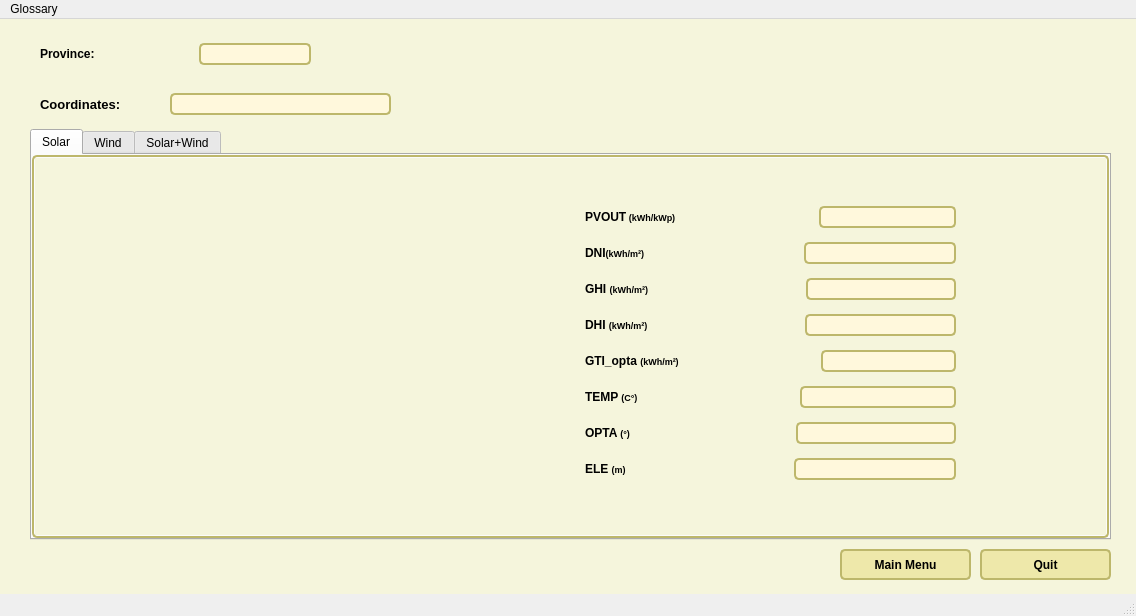
<?xml version="1.0" encoding="UTF-8"?>
<ui version="4.0">
 <class>MainWindow</class>
 <widget class="QMainWindow" name="MainWindow">
  <property name="geometry">
   <rect>
    <x>0</x>
    <y>0</y>
    <width>1136</width>
    <height>616</height>
   </rect>
  </property>
  <property name="windowTitle">
   <string>SolWind Turkey</string>
  </property>
  <property name="styleSheet">
   <string notr="true">.QWidget {
   background-color: beige;
}

/* Nice Windows-XP-style password character. */
QLineEdit[echoMode=&quot;2&quot;] {
    lineedit-password-character: 9679;
}

/* We provide a min-width and min-height for push buttons
   so that they look elegant regardless of the width of the text. */
QPushButton {
    background-color: palegoldenrod;
    border-width: 2px;
    border-color: darkkhaki;
    border-style: solid;
    border-radius: 5;
    padding: 3px;
    min-width: 9ex;
    min-height: 2.5ex;
}

QPushButton:hover {
   background-color: khaki;
}

/* Increase the padding, so the text is shifted when the button is
   pressed. */
QPushButton:pressed {
    padding-left: 5px;
    padding-top: 5px;
    background-color: #d0d67c;
}

QLabel, QAbstractButton {
    font: bold;
}

/* Mark mandatory fields with a brownish color. */
.mandatory {
    color: brown;
}

/* Bold text on status bar looks awful. */
QStatusBar QLabel {
   font: normal;
}

QStatusBar::item {
    border-width: 1;
    border-color: darkkhaki;
    border-style: solid;
    border-radius: 2;
}

QComboBox, QLineEdit, QSpinBox, QTextEdit, QListView {
    background-color: cornsilk;
    selection-color: #0a214c; 
    selection-background-color: #C19A6B;
}

QListView {
    show-decoration-selected: 1;
}

QListView::item:hover {
    background-color: wheat;
}

/* We reserve 1 pixel space in padding. When we get the focus,
   we kill the padding and enlarge the border. This makes the items
   glow. */
QLineEdit, QFrame {
    border-width: 2px;
    padding: 1px;
    border-style: solid;
    border-color: darkkhaki;
    border-radius: 5px;
}

/* As mentioned above, eliminate the padding and increase the border. */
QLineEdit:focus, QFrame:focus {
    border-width: 3px;
    padding: 0px;
}

/* A QLabel is a QFrame ... */
QLabel {
    border: none;
    padding: 0;
    background: none;
}

/* A QToolTip is a QLabel ... */
QToolTip {
    border: 2px solid darkkhaki;
    padding: 5px;
    border-radius: 3px;
    opacity: 200;
}

/* Nice to have the background color change when hovered. */
QRadioButton:hover, QCheckBox:hover {
    background-color: wheat;
}

/* Force the dialog's buttons to follow the Windows guidelines. */
QDialogButtonBox {
    button-layout: 0;
}</string>
  </property>
  <widget class="QWidget" name="centralwidget">
   <widget class="QTabWidget" name="tabWidget">
    <property name="geometry">
     <rect>
      <x>30</x>
      <y>110</y>
      <width>1081</width>
      <height>411</height>
     </rect>
    </property>
    <property name="currentIndex">
     <number>0</number>
    </property>
    <widget class="QWidget" name="tab_solar">
     <attribute name="title">
      <string>Solar</string>
     </attribute>
     <widget class="QWidget" name="layoutWidget">
      <property name="geometry">
       <rect>
        <x>550</x>
        <y>40</y>
        <width>371</width>
        <height>291</height>
       </rect>
      </property>
      <layout class="QVBoxLayout" name="verticalLayout">
       <item>
        <layout class="QHBoxLayout" name="horizontalLayout">
         <item>
          <widget class="QLabel" name="label_3">
           <property name="toolTip">
            <string>Generated Solar Power</string>
           </property>
           <property name="whatsThis">
            <string>aaa</string>
           </property>
           <property name="text">
            <string>&lt;html&gt;&lt;head/&gt;&lt;body&gt;&lt;p&gt;&lt;span style=&quot; font-size:9pt;&quot;&gt;PVOUT&lt;/span&gt;&lt;span style=&quot; font-size:7pt;&quot;&gt; (kWh/kWp)&lt;/span&gt;&lt;/p&gt;&lt;/body&gt;&lt;/html&gt;</string>
           </property>
          </widget>
         </item>
         <item>
          <spacer name="horizontalSpacer">
           <property name="orientation">
            <enum>Qt::Horizontal</enum>
           </property>
           <property name="sizeHint" stdset="0">
            <size>
             <width>40</width>
             <height>20</height>
            </size>
           </property>
          </spacer>
         </item>
         <item>
          <widget class="QLineEdit" name="lnedt_pvout">
           <property name="font">
            <font>
             <pointsize>9</pointsize>
            </font>
           </property>
           <property name="text">
            <string/>
           </property>
           <property name="readOnly">
            <bool>true</bool>
           </property>
          </widget>
         </item>
        </layout>
       </item>
       <item>
        <layout class="QHBoxLayout" name="horizontalLayout_2">
         <item>
          <widget class="QLabel" name="label_4">
           <property name="toolTip">
            <string>Direct normal irradiation</string>
           </property>
           <property name="text">
            <string>&lt;html&gt;&lt;head/&gt;&lt;body&gt;&lt;p&gt;&lt;span style=&quot; font-size:9pt;&quot;&gt;DNI&lt;/span&gt;&lt;span style=&quot; font-size:7pt;&quot;&gt;(kWh/m²)&lt;/span&gt;&lt;/p&gt;&lt;/body&gt;&lt;/html&gt;</string>
           </property>
          </widget>
         </item>
         <item>
          <spacer name="horizontalSpacer_2">
           <property name="orientation">
            <enum>Qt::Horizontal</enum>
           </property>
           <property name="sizeHint" stdset="0">
            <size>
             <width>40</width>
             <height>20</height>
            </size>
           </property>
          </spacer>
         </item>
         <item>
          <widget class="QLineEdit" name="lnedt_dni">
           <property name="font">
            <font>
             <pointsize>9</pointsize>
            </font>
           </property>
           <property name="readOnly">
            <bool>true</bool>
           </property>
          </widget>
         </item>
        </layout>
       </item>
       <item>
        <layout class="QHBoxLayout" name="horizontalLayout_3">
         <item>
          <widget class="QLabel" name="label_13">
           <property name="toolTip">
            <string>Global horizontal irradiation</string>
           </property>
           <property name="text">
            <string>&lt;html&gt;&lt;head/&gt;&lt;body&gt;&lt;p&gt;&lt;span style=&quot; font-size:9pt;&quot;&gt;GHI &lt;/span&gt;&lt;span style=&quot; font-size:7pt;&quot;&gt;(kWh/m²)&lt;/span&gt;&lt;/p&gt;&lt;/body&gt;&lt;/html&gt;</string>
           </property>
          </widget>
         </item>
         <item>
          <spacer name="horizontalSpacer_3">
           <property name="orientation">
            <enum>Qt::Horizontal</enum>
           </property>
           <property name="sizeHint" stdset="0">
            <size>
             <width>40</width>
             <height>20</height>
            </size>
           </property>
          </spacer>
         </item>
         <item>
          <widget class="QLineEdit" name="lnedt_ghi">
           <property name="font">
            <font>
             <pointsize>9</pointsize>
            </font>
           </property>
           <property name="readOnly">
            <bool>true</bool>
           </property>
          </widget>
         </item>
        </layout>
       </item>
       <item>
        <layout class="QHBoxLayout" name="horizontalLayout_11">
         <item>
          <widget class="QLabel" name="label_19">
           <property name="toolTip">
            <string>Diffuse horizontal irradiation</string>
           </property>
           <property name="text">
            <string>&lt;html&gt;&lt;head/&gt;&lt;body&gt;&lt;p&gt;&lt;span style=&quot; font-size:9pt;&quot;&gt;DHI &lt;/span&gt;&lt;span style=&quot; font-size:7pt;&quot;&gt;(kWh/m²)&lt;/span&gt;&lt;/p&gt;&lt;/body&gt;&lt;/html&gt;</string>
           </property>
          </widget>
         </item>
         <item>
          <spacer name="horizontalSpacer_11">
           <property name="orientation">
            <enum>Qt::Horizontal</enum>
           </property>
           <property name="sizeHint" stdset="0">
            <size>
             <width>40</width>
             <height>20</height>
            </size>
           </property>
          </spacer>
         </item>
         <item>
          <widget class="QLineEdit" name="lnedt_dhi">
           <property name="font">
            <font>
             <pointsize>9</pointsize>
            </font>
           </property>
           <property name="readOnly">
            <bool>true</bool>
           </property>
          </widget>
         </item>
        </layout>
       </item>
       <item>
        <layout class="QHBoxLayout" name="horizontalLayout_4">
         <item>
          <widget class="QLabel" name="label_14">
           <property name="toolTip">
            <string>Global tilted irradiation at optimum angle</string>
           </property>
           <property name="text">
            <string>&lt;html&gt;&lt;head/&gt;&lt;body&gt;&lt;p&gt;&lt;span style=&quot; font-size:9pt;&quot;&gt;GTI_opta &lt;/span&gt;&lt;span style=&quot; font-size:7pt;&quot;&gt;(kWh/m²)&lt;/span&gt;&lt;/p&gt;&lt;/body&gt;&lt;/html&gt;</string>
           </property>
          </widget>
         </item>
         <item>
          <spacer name="horizontalSpacer_4">
           <property name="orientation">
            <enum>Qt::Horizontal</enum>
           </property>
           <property name="sizeHint" stdset="0">
            <size>
             <width>40</width>
             <height>20</height>
            </size>
           </property>
          </spacer>
         </item>
         <item>
          <widget class="QLineEdit" name="lnedt_gtiopta">
           <property name="font">
            <font>
             <pointsize>9</pointsize>
            </font>
           </property>
           <property name="readOnly">
            <bool>true</bool>
           </property>
          </widget>
         </item>
        </layout>
       </item>
       <item>
        <layout class="QHBoxLayout" name="horizontalLayout_5">
         <item>
          <widget class="QLabel" name="label_15">
           <property name="toolTip">
            <string>Air temperature</string>
           </property>
           <property name="text">
            <string>&lt;html&gt;&lt;head/&gt;&lt;body&gt;&lt;p&gt;&lt;span style=&quot; font-size:9pt;&quot;&gt;TEMP &lt;/span&gt;&lt;span style=&quot; font-size:7pt;&quot;&gt;(C°)&lt;/span&gt;&lt;/p&gt;&lt;/body&gt;&lt;/html&gt;</string>
           </property>
          </widget>
         </item>
         <item>
          <spacer name="horizontalSpacer_5">
           <property name="orientation">
            <enum>Qt::Horizontal</enum>
           </property>
           <property name="sizeHint" stdset="0">
            <size>
             <width>40</width>
             <height>20</height>
            </size>
           </property>
          </spacer>
         </item>
         <item>
          <widget class="QLineEdit" name="lnedt_temp">
           <property name="font">
            <font>
             <pointsize>9</pointsize>
            </font>
           </property>
           <property name="readOnly">
            <bool>true</bool>
           </property>
          </widget>
         </item>
        </layout>
       </item>
       <item>
        <layout class="QHBoxLayout" name="horizontalLayout_6">
         <item>
          <widget class="QLabel" name="label_16">
           <property name="toolTip">
            <string>Optimum tilt of PV modules</string>
           </property>
           <property name="text">
            <string>&lt;html&gt;&lt;head/&gt;&lt;body&gt;&lt;p&gt;&lt;span style=&quot; font-size:9pt;&quot;&gt;OPTA &lt;/span&gt;&lt;span style=&quot; font-size:7pt;&quot;&gt;(°)&lt;/span&gt;&lt;/p&gt;&lt;/body&gt;&lt;/html&gt;</string>
           </property>
          </widget>
         </item>
         <item>
          <spacer name="horizontalSpacer_6">
           <property name="orientation">
            <enum>Qt::Horizontal</enum>
           </property>
           <property name="sizeHint" stdset="0">
            <size>
             <width>40</width>
             <height>20</height>
            </size>
           </property>
          </spacer>
         </item>
         <item>
          <widget class="QLineEdit" name="lnedt_opta">
           <property name="font">
            <font>
             <pointsize>9</pointsize>
            </font>
           </property>
           <property name="readOnly">
            <bool>true</bool>
           </property>
          </widget>
         </item>
        </layout>
       </item>
       <item>
        <layout class="QHBoxLayout" name="horizontalLayout_7">
         <item>
          <widget class="QLabel" name="label_17">
           <property name="toolTip">
            <string>Terrain elevation</string>
           </property>
           <property name="text">
            <string>&lt;html&gt;&lt;head/&gt;&lt;body&gt;&lt;p&gt;&lt;span style=&quot; font-size:9pt;&quot;&gt;ELE &lt;/span&gt;&lt;span style=&quot; font-size:7pt;&quot;&gt;(m)&lt;/span&gt;&lt;/p&gt;&lt;/body&gt;&lt;/html&gt;</string>
           </property>
          </widget>
         </item>
         <item>
          <spacer name="horizontalSpacer_7">
           <property name="orientation">
            <enum>Qt::Horizontal</enum>
           </property>
           <property name="sizeHint" stdset="0">
            <size>
             <width>40</width>
             <height>20</height>
            </size>
           </property>
          </spacer>
         </item>
         <item>
          <widget class="QLineEdit" name="lnedt_ele">
           <property name="font">
            <font>
             <pointsize>9</pointsize>
            </font>
           </property>
           <property name="readOnly">
            <bool>true</bool>
           </property>
          </widget>
         </item>
        </layout>
       </item>
      </layout>
     </widget>
     <widget class="QLabel" name="label_5">
      <property name="geometry">
       <rect>
        <x>50</x>
        <y>30</y>
        <width>380</width>
        <height>330</height>
       </rect>
      </property>
      <property name="text">
       <string/>
      </property>
      <property name="scaledContents">
       <bool>true</bool>
      </property>
     </widget>
    </widget>
    <widget class="QWidget" name="tab_wind">
     <attribute name="title">
      <string>Wind</string>
     </attribute>
     <widget class="QWidget" name="layoutWidget">
      <property name="geometry">
       <rect>
        <x>630</x>
        <y>90</y>
        <width>291</width>
        <height>121</height>
       </rect>
      </property>
      <layout class="QVBoxLayout" name="verticalLayout_4">
       <item>
        <layout class="QHBoxLayout" name="horizontalLayout_17">
         <item>
          <widget class="QLabel" name="label_7">
           <property name="toolTip">
            <string>Generated Wind Power</string>
           </property>
           <property name="text">
            <string>&lt;html&gt;&lt;head/&gt;&lt;body&gt;&lt;p&gt;&lt;span style=&quot; font-size:9pt;&quot;&gt;POUT &lt;/span&gt;&lt;span style=&quot; font-size:7pt;&quot;&gt;(W/m²)&lt;/span&gt;&lt;/p&gt;&lt;/body&gt;&lt;/html&gt;</string>
           </property>
          </widget>
         </item>
         <item>
          <spacer name="horizontalSpacer_17">
           <property name="orientation">
            <enum>Qt::Horizontal</enum>
           </property>
           <property name="sizeHint" stdset="0">
            <size>
             <width>40</width>
             <height>20</height>
            </size>
           </property>
          </spacer>
         </item>
         <item>
          <widget class="QLineEdit" name="lnedt_pout">
           <property name="font">
            <font>
             <pointsize>9</pointsize>
            </font>
           </property>
           <property name="readOnly">
            <bool>true</bool>
           </property>
          </widget>
         </item>
        </layout>
       </item>
       <item>
        <layout class="QHBoxLayout" name="horizontalLayout_18">
         <item>
          <widget class="QLabel" name="label_8">
           <property name="toolTip">
            <string>Wind Speed</string>
           </property>
           <property name="text">
            <string>&lt;html&gt;&lt;head/&gt;&lt;body&gt;&lt;p&gt;&lt;span style=&quot; font-size:9pt;&quot;&gt;WS&lt;/span&gt;&lt;span style=&quot; font-size:7pt;&quot;&gt; (m/s)&lt;/span&gt;&lt;/p&gt;&lt;/body&gt;&lt;/html&gt;</string>
           </property>
          </widget>
         </item>
         <item>
          <spacer name="horizontalSpacer_18">
           <property name="orientation">
            <enum>Qt::Horizontal</enum>
           </property>
           <property name="sizeHint" stdset="0">
            <size>
             <width>40</width>
             <height>20</height>
            </size>
           </property>
          </spacer>
         </item>
         <item>
          <widget class="QLineEdit" name="lnedt_ws">
           <property name="font">
            <font>
             <pointsize>9</pointsize>
            </font>
           </property>
           <property name="readOnly">
            <bool>true</bool>
           </property>
          </widget>
         </item>
        </layout>
       </item>
       <item>
        <layout class="QHBoxLayout" name="horizontalLayout_19">
         <item>
          <widget class="QLabel" name="label_9">
           <property name="toolTip">
            <string>Height</string>
           </property>
           <property name="text">
            <string>&lt;html&gt;&lt;head/&gt;&lt;body&gt;&lt;p&gt;&lt;span style=&quot; font-size:9pt;&quot;&gt;h &lt;/span&gt;&lt;span style=&quot; font-size:7pt;&quot;&gt;(m)&lt;/span&gt;&lt;/p&gt;&lt;/body&gt;&lt;/html&gt;</string>
           </property>
          </widget>
         </item>
         <item>
          <spacer name="horizontalSpacer_19">
           <property name="orientation">
            <enum>Qt::Horizontal</enum>
           </property>
           <property name="sizeHint" stdset="0">
            <size>
             <width>40</width>
             <height>20</height>
            </size>
           </property>
          </spacer>
         </item>
         <item>
          <widget class="QLineEdit" name="lnedt_h">
           <property name="font">
            <font>
             <pointsize>9</pointsize>
            </font>
           </property>
           <property name="readOnly">
            <bool>true</bool>
           </property>
          </widget>
         </item>
        </layout>
       </item>
      </layout>
     </widget>
     <widget class="QLabel" name="label_6">
      <property name="geometry">
       <rect>
        <x>50</x>
        <y>30</y>
        <width>420</width>
        <height>330</height>
       </rect>
      </property>
      <property name="text">
       <string/>
      </property>
      <property name="scaledContents">
       <bool>true</bool>
      </property>
     </widget>
    </widget>
    <widget class="QWidget" name="tab_solarwind">
     <attribute name="title">
      <string>Solar+Wind</string>
     </attribute>
     <widget class="QWidget" name="layoutWidget">
      <property name="geometry">
       <rect>
        <x>100</x>
        <y>170</y>
        <width>391</width>
        <height>81</height>
       </rect>
      </property>
      <layout class="QVBoxLayout" name="verticalLayout_5">
       <item>
        <layout class="QHBoxLayout" name="horizontalLayout_22">
         <item>
          <widget class="QLabel" name="label_10">
           <property name="font">
            <font>
             <pointsize>10</pointsize>
             <weight>75</weight>
             <italic>false</italic>
             <bold>true</bold>
            </font>
           </property>
           <property name="toolTip">
            <string>Direct normal irradiation</string>
           </property>
           <property name="text">
            <string>&lt;html&gt;&lt;head/&gt;&lt;body&gt;&lt;p&gt;DNI &lt;span style=&quot; font-size:8pt;&quot;&gt;(kWh/m²)&lt;/span&gt;&lt;/p&gt;&lt;/body&gt;&lt;/html&gt;</string>
           </property>
          </widget>
         </item>
         <item>
          <spacer name="horizontalSpacer_22">
           <property name="orientation">
            <enum>Qt::Horizontal</enum>
           </property>
           <property name="sizeHint" stdset="0">
            <size>
             <width>40</width>
             <height>20</height>
            </size>
           </property>
          </spacer>
         </item>
         <item>
          <widget class="QLineEdit" name="lnedt_dni_hyb">
           <property name="font">
            <font>
             <pointsize>9</pointsize>
            </font>
           </property>
           <property name="readOnly">
            <bool>true</bool>
           </property>
          </widget>
         </item>
        </layout>
       </item>
       <item>
        <layout class="QHBoxLayout" name="horizontalLayout_21">
         <item>
          <widget class="QLabel" name="label_23">
           <property name="font">
            <font>
             <pointsize>10</pointsize>
             <weight>75</weight>
             <italic>false</italic>
             <bold>true</bold>
            </font>
           </property>
           <property name="toolTip">
            <string>Global horizontal irradiation</string>
           </property>
           <property name="text">
            <string>&lt;html&gt;&lt;head/&gt;&lt;body&gt;&lt;p&gt;GHI &lt;span style=&quot; font-size:8pt;&quot;&gt;(kWh/m²)&lt;/span&gt;&lt;/p&gt;&lt;/body&gt;&lt;/html&gt;</string>
           </property>
          </widget>
         </item>
         <item>
          <spacer name="horizontalSpacer_20">
           <property name="orientation">
            <enum>Qt::Horizontal</enum>
           </property>
           <property name="sizeHint" stdset="0">
            <size>
             <width>40</width>
             <height>20</height>
            </size>
           </property>
          </spacer>
         </item>
         <item>
          <widget class="QLineEdit" name="lnedt_ghi_hyb">
           <property name="font">
            <font>
             <pointsize>9</pointsize>
            </font>
           </property>
           <property name="readOnly">
            <bool>true</bool>
           </property>
          </widget>
         </item>
        </layout>
       </item>
      </layout>
     </widget>
     <widget class="QWidget" name="layoutWidget">
      <property name="geometry">
       <rect>
        <x>580</x>
        <y>170</y>
        <width>341</width>
        <height>41</height>
       </rect>
      </property>
      <layout class="QHBoxLayout" name="horizontalLayout_23">
       <item>
        <widget class="QLabel" name="label_24">
         <property name="font">
          <font>
           <pointsize>10</pointsize>
           <weight>75</weight>
           <italic>false</italic>
           <bold>true</bold>
          </font>
         </property>
         <property name="toolTip">
          <string>Wind Speed</string>
         </property>
         <property name="text">
          <string>&lt;html&gt;&lt;head/&gt;&lt;body&gt;&lt;p&gt;WS &lt;span style=&quot; font-size:8pt;&quot;&gt;(m/s)&lt;/span&gt;&lt;/p&gt;&lt;/body&gt;&lt;/html&gt;</string>
         </property>
        </widget>
       </item>
       <item>
        <spacer name="horizontalSpacer_23">
         <property name="orientation">
          <enum>Qt::Horizontal</enum>
         </property>
         <property name="sizeHint" stdset="0">
          <size>
           <width>40</width>
           <height>20</height>
          </size>
         </property>
        </spacer>
       </item>
       <item>
        <widget class="QLineEdit" name="lnedt_ws_hyb">
         <property name="font">
          <font>
           <pointsize>9</pointsize>
          </font>
         </property>
         <property name="readOnly">
          <bool>true</bool>
         </property>
        </widget>
       </item>
      </layout>
     </widget>
     <widget class="QWidget" name="layoutWidget_2">
      <property name="geometry">
       <rect>
        <x>580</x>
        <y>80</y>
        <width>341</width>
        <height>41</height>
       </rect>
      </property>
      <layout class="QHBoxLayout" name="horizontalLayout_24">
       <item>
        <widget class="QLabel" name="label_25">
         <property name="font">
          <font>
           <pointsize>10</pointsize>
           <weight>75</weight>
           <italic>false</italic>
           <bold>true</bold>
          </font>
         </property>
         <property name="toolTip">
          <string>Generated Wind Power</string>
         </property>
         <property name="text">
          <string>&lt;html&gt;&lt;head/&gt;&lt;body&gt;&lt;p&gt;POUT &lt;span style=&quot; font-size:8pt;&quot;&gt;(W/&lt;/span&gt;&lt;span style=&quot; font-family:'arial','sans-serif'; font-size:8pt; color:#080808; background-color:#ffffff;&quot;&gt;m²)&lt;/span&gt;&lt;/p&gt;&lt;/body&gt;&lt;/html&gt;</string>
         </property>
        </widget>
       </item>
       <item>
        <spacer name="horizontalSpacer_24">
         <property name="orientation">
          <enum>Qt::Horizontal</enum>
         </property>
         <property name="sizeHint" stdset="0">
          <size>
           <width>40</width>
           <height>20</height>
          </size>
         </property>
        </spacer>
       </item>
       <item>
        <widget class="QLineEdit" name="lnedt_pout_hyb">
         <property name="font">
          <font>
           <pointsize>10</pointsize>
          </font>
         </property>
         <property name="readOnly">
          <bool>true</bool>
         </property>
        </widget>
       </item>
      </layout>
     </widget>
     <widget class="QWidget" name="layoutWidget_4">
      <property name="geometry">
       <rect>
        <x>100</x>
        <y>80</y>
        <width>391</width>
        <height>41</height>
       </rect>
      </property>
      <layout class="QHBoxLayout" name="horizontalLayout_25">
       <item>
        <widget class="QLabel" name="label_26">
         <property name="font">
          <font>
           <pointsize>10</pointsize>
           <weight>75</weight>
           <italic>false</italic>
           <bold>true</bold>
          </font>
         </property>
         <property name="toolTip">
          <string>Generated Solar Power</string>
         </property>
         <property name="text">
          <string>&lt;html&gt;&lt;head/&gt;&lt;body&gt;&lt;p&gt;PVOUT_specific &lt;span style=&quot; font-size:8pt;&quot;&gt;(kWh/kWp)&lt;/span&gt;&lt;/p&gt;&lt;/body&gt;&lt;/html&gt;</string>
         </property>
        </widget>
       </item>
       <item>
        <spacer name="horizontalSpacer_25">
         <property name="orientation">
          <enum>Qt::Horizontal</enum>
         </property>
         <property name="sizeHint" stdset="0">
          <size>
           <width>40</width>
           <height>20</height>
          </size>
         </property>
        </spacer>
       </item>
       <item>
        <widget class="QLineEdit" name="lnedt_pvout_hyb">
         <property name="font">
          <font>
           <pointsize>10</pointsize>
          </font>
         </property>
         <property name="readOnly">
          <bool>true</bool>
         </property>
        </widget>
       </item>
      </layout>
     </widget>
     <widget class="QLabel" name="label_12">
      <property name="geometry">
       <rect>
        <x>220</x>
        <y>30</y>
        <width>55</width>
        <height>21</height>
       </rect>
      </property>
      <property name="text">
       <string>&lt;html&gt;&lt;head/&gt;&lt;body&gt;&lt;p&gt;&lt;span style=&quot; font-size:11pt; color:#00007f;&quot;&gt;Solar&lt;/span&gt;&lt;/p&gt;&lt;/body&gt;&lt;/html&gt;</string>
      </property>
     </widget>
     <widget class="QLabel" name="label_18">
      <property name="geometry">
       <rect>
        <x>710</x>
        <y>30</y>
        <width>51</width>
        <height>31</height>
       </rect>
      </property>
      <property name="text">
       <string>&lt;html&gt;&lt;head/&gt;&lt;body&gt;&lt;p&gt;&lt;span style=&quot; font-size:11pt; color:#00007f;&quot;&gt;Wind&lt;/span&gt;&lt;/p&gt;&lt;/body&gt;&lt;/html&gt;</string>
      </property>
     </widget>
     <widget class="QWidget" name="layoutWidget">
      <property name="geometry">
       <rect>
        <x>290</x>
        <y>300</y>
        <width>521</width>
        <height>32</height>
       </rect>
      </property>
      <layout class="QHBoxLayout" name="horizontalLayout_10">
       <item>
        <widget class="QLabel" name="label_11">
         <property name="font">
          <font>
           <pointsize>12</pointsize>
           <weight>75</weight>
           <italic>false</italic>
           <bold>true</bold>
          </font>
         </property>
         <property name="toolTip">
          <string>Total Generated Power</string>
         </property>
         <property name="whatsThis">
          <string>aaa</string>
         </property>
         <property name="text">
          <string>POUT_Total</string>
         </property>
        </widget>
       </item>
       <item>
        <spacer name="horizontalSpacer_21">
         <property name="orientation">
          <enum>Qt::Horizontal</enum>
         </property>
         <property name="sizeType">
          <enum>QSizePolicy::Fixed</enum>
         </property>
         <property name="sizeHint" stdset="0">
          <size>
           <width>30</width>
           <height>20</height>
          </size>
         </property>
        </spacer>
       </item>
       <item>
        <widget class="QLineEdit" name="lnedt_pvout_top">
         <property name="font">
          <font>
           <pointsize>11</pointsize>
          </font>
         </property>
         <property name="readOnly">
          <bool>true</bool>
         </property>
        </widget>
       </item>
      </layout>
     </widget>
    </widget>
   </widget>
   <widget class="QWidget" name="layoutWidget">
    <property name="geometry">
     <rect>
      <x>40</x>
      <y>20</y>
      <width>271</width>
      <height>31</height>
     </rect>
    </property>
    <layout class="QHBoxLayout" name="horizontalLayout_9">
     <item>
      <widget class="QLabel" name="label">
       <property name="font">
        <font>
         <pointsize>9</pointsize>
         <weight>75</weight>
         <italic>false</italic>
         <bold>true</bold>
        </font>
       </property>
       <property name="text">
        <string>&lt;html&gt;&lt;head/&gt;&lt;body&gt;&lt;p&gt;Province:&lt;/p&gt;&lt;/body&gt;&lt;/html&gt;</string>
       </property>
      </widget>
     </item>
     <item>
      <spacer name="horizontalSpacer_8">
       <property name="orientation">
        <enum>Qt::Horizontal</enum>
       </property>
       <property name="sizeHint" stdset="0">
        <size>
         <width>40</width>
         <height>20</height>
        </size>
       </property>
      </spacer>
     </item>
     <item>
      <widget class="QLineEdit" name="lnedt_sehir">
       <property name="font">
        <font>
         <pointsize>9</pointsize>
        </font>
       </property>
       <property name="readOnly">
        <bool>true</bool>
       </property>
      </widget>
     </item>
    </layout>
   </widget>
   <widget class="QWidget" name="layoutWidget">
    <property name="geometry">
     <rect>
      <x>40</x>
      <y>70</y>
      <width>351</width>
      <height>31</height>
     </rect>
    </property>
    <layout class="QHBoxLayout" name="horizontalLayout_8">
     <item>
      <widget class="QLabel" name="label_2">
       <property name="font">
        <font>
         <pointsize>9</pointsize>
         <weight>75</weight>
         <italic>false</italic>
         <bold>true</bold>
        </font>
       </property>
       <property name="text">
        <string>&lt;html&gt;&lt;head/&gt;&lt;body&gt;&lt;p&gt;&lt;span style=&quot; font-size:10pt;&quot;&gt;Coordinates: &lt;/span&gt;&lt;/p&gt;&lt;/body&gt;&lt;/html&gt;</string>
       </property>
      </widget>
     </item>
     <item>
      <spacer name="horizontalSpacer_9">
       <property name="orientation">
        <enum>Qt::Horizontal</enum>
       </property>
       <property name="sizeType">
        <enum>QSizePolicy::Fixed</enum>
       </property>
       <property name="sizeHint" stdset="0">
        <size>
         <width>40</width>
         <height>20</height>
        </size>
       </property>
      </spacer>
     </item>
     <item>
      <widget class="QLineEdit" name="lnedt_koord">
       <property name="font">
        <font>
         <pointsize>9</pointsize>
        </font>
       </property>
       <property name="readOnly">
        <bool>true</bool>
       </property>
      </widget>
     </item>
    </layout>
   </widget>
   <widget class="QPushButton" name="pshbtn_anamenudon">
    <property name="geometry">
     <rect>
      <x>840</x>
      <y>530</y>
      <width>131</width>
      <height>31</height>
     </rect>
    </property>
    <property name="font">
     <font>
      <pointsize>9</pointsize>
      <weight>75</weight>
      <italic>false</italic>
      <bold>true</bold>
     </font>
    </property>
    <property name="text">
     <string>Main Menu</string>
    </property>
   </widget>
   <widget class="QPushButton" name="pshbtn_cikis">
    <property name="geometry">
     <rect>
      <x>980</x>
      <y>530</y>
      <width>131</width>
      <height>31</height>
     </rect>
    </property>
    <property name="font">
     <font>
      <pointsize>9</pointsize>
      <weight>75</weight>
      <italic>false</italic>
      <bold>true</bold>
     </font>
    </property>
    <property name="text">
     <string>Quit</string>
    </property>
   </widget>
  </widget>
  <widget class="QMenuBar" name="menubar">
   <property name="geometry">
    <rect>
     <x>0</x>
     <y>0</y>
     <width>1136</width>
     <height>26</height>
    </rect>
   </property>
   <widget class="QMenu" name="menuS_zl_k">
    <property name="font">
     <font>
      <weight>50</weight>
      <bold>false</bold>
     </font>
    </property>
    <property name="title">
     <string>Glossary</string>
    </property>
    <addaction name="menu_soz_solar"/>
    <addaction name="menu_soz_wind"/>
   </widget>
   <addaction name="menuS_zl_k"/>
  </widget>
  <widget class="QStatusBar" name="statusbar"/>
  <action name="menu_soz_solar">
   <property name="text">
    <string>Solar</string>
   </property>
  </action>
  <action name="menu_soz_wind">
   <property name="text">
    <string>Wind</string>
   </property>
  </action>
 </widget>
 <resources/>
 <connections/>
</ui>
